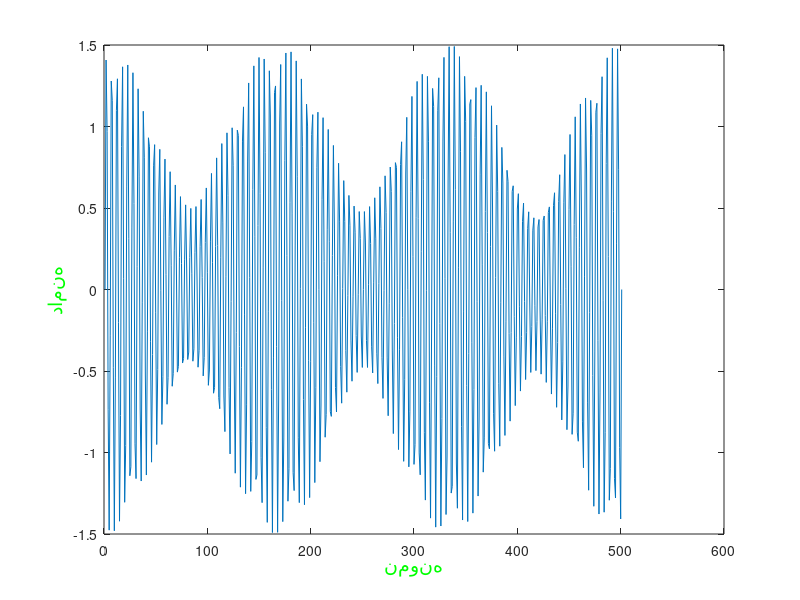
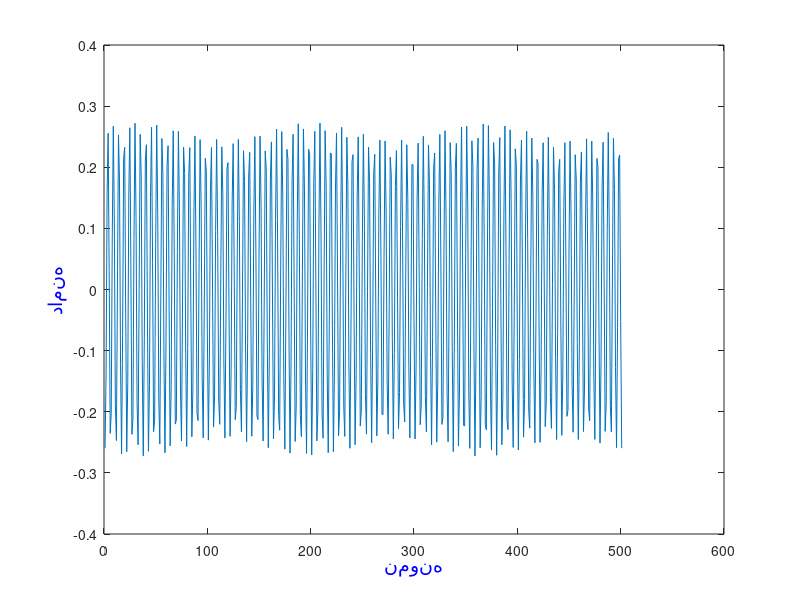
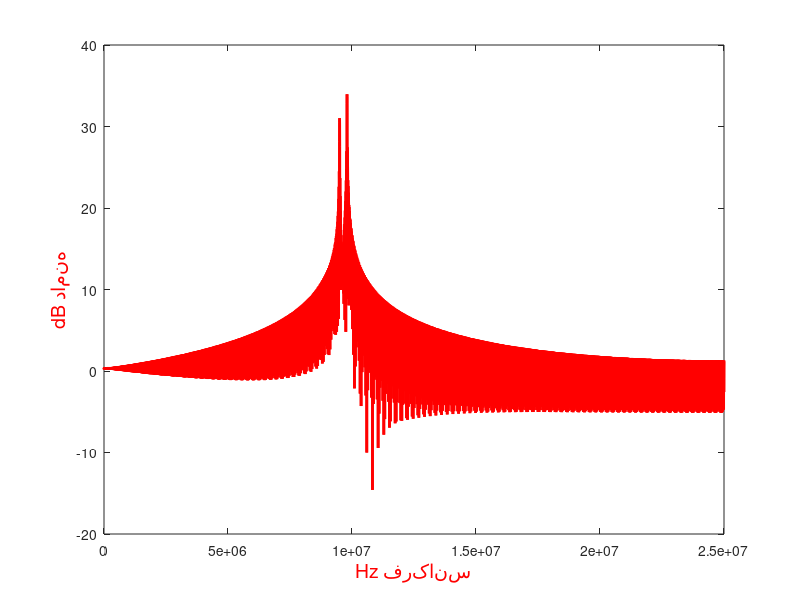
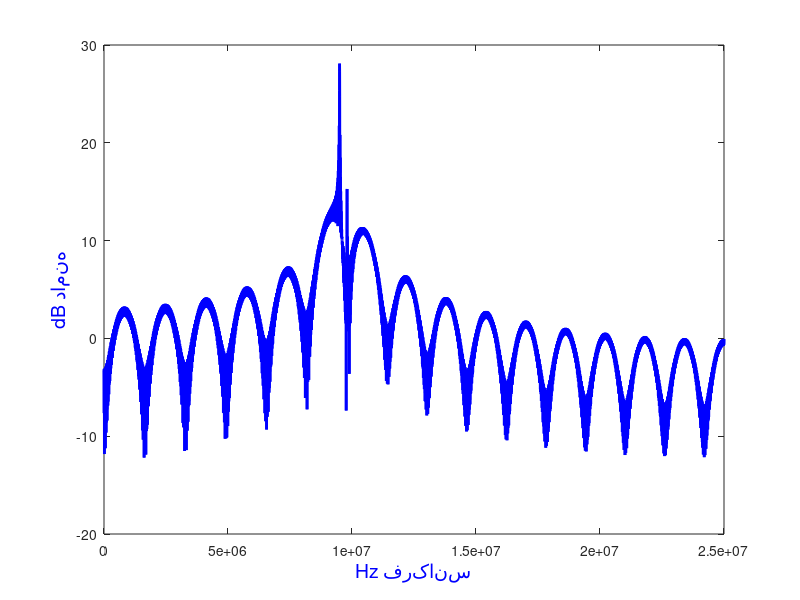

The MATLAB script that drew these images, in order:
clear all
% array for signal sampling 
SampleArray = [1:5024];

% Sampling frequency 
fs = 50000000;
% 1000Hz Signal 
fclk1 = 9500000;
clk1 = 0.5*sin(2*pi*(fclk1/fs)*SampleArray);
% 50000Hz Signal 
fclk2 = 9800000;
clk2 = sin(2*pi*(fclk2/fs)*SampleArray);

Input_Signal = clk1 + clk2;
figure(1);
input_ranged = Input_Signal(:,2000:1:2500);

plot(input_ranged);
xlabel('نمونه','FontSize',14,'Color','green');
ylabel('دامنه','FontSize',14,'Color','green');

OutputSignal = csvread('Log_File_ASN.csv');

OutPutsRanged = OutputSignal(2000:1:2500,1);

figure(2);
plot(OutPutsRanged);
xlabel('نمونه','FontSize',14,'Color','blue');
ylabel('دامنه','FontSize',14,'Color','blue');
% frequency domain 
Nfft = 2^14;
clkfreq = fft(Input_Signal,Nfft);
fFFt = fs/2*linspace(0,1,(Nfft/2)+1);

figure(3);
plot(fFFt,(10*log10(abs(clkfreq(1:(Nfft/2) + 1 )))),'red','LineWidth',2);
xlabel('Hz فرکانس','FontSize',14,'Color','red');
ylabel('dB دامنه','FontSize',14,'Color','red');


clkfreq = fft(OutputSignal,Nfft);
fFFt = fs/2*linspace(0,1,(Nfft/2)+1);

figure(4);
plot(fFFt,(10*log10(abs(clkfreq(1:(Nfft/2) + 1 )))),'blue','LineWidth',2);
xlabel('Hz فرکانس','FontSize',14,'Color','blue');
ylabel('dB دامنه','FontSize',14,'Color','blue');